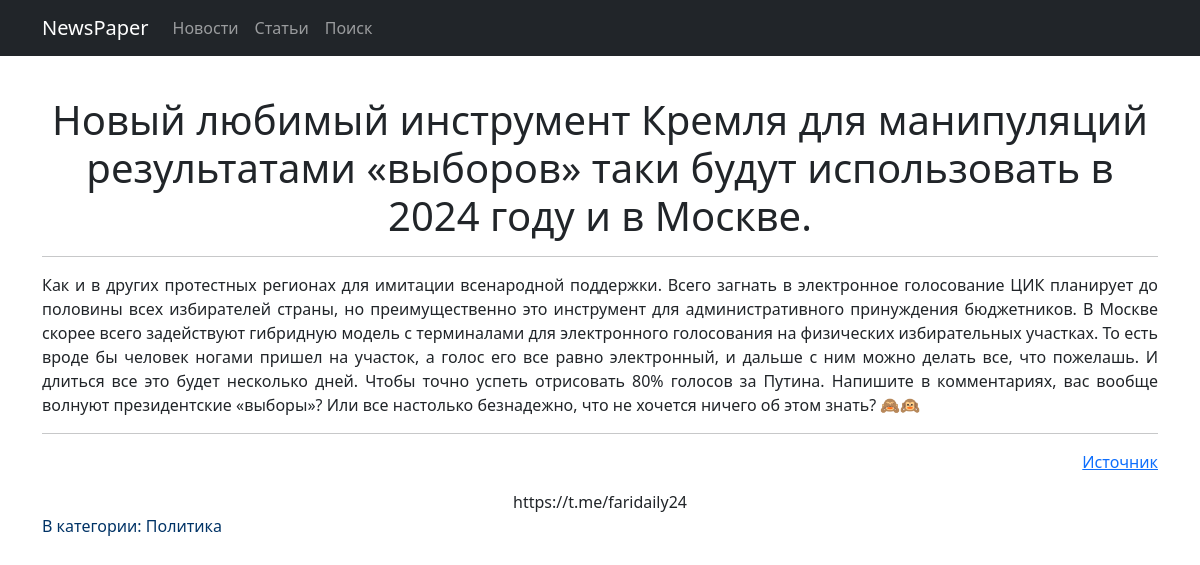
Screenshot of /news/3 with the database file from the repository.
### NewsPaper/models.py (models this page shows, shortened)
class News(models.Model):
    article = 'AR'
    news = 'NW'
    SELECT = [(article, 'статья'), (news, 'новость')]
    heading = models.CharField(max_length=150, unique=True)
    text = models.TextField(unique=True)
    category = models.ForeignKey(to='Category', on_delete=models.CASCADE, related_name='news')
    author = models.CharField(max_length=255)
    pub_date = models.DateTimeField(auto_now_add=True)
    type = models.CharField(max_length=2, choices=SELECT)

class Category(models.Model):
    name = models.CharField(max_length=30, unique=True)
    subscribers = models.ManyToManyField(User, blank=True,  null=True, related_name='categories')
    def __str__(self):
        return self.name

### NewsPaper/views.py (the view)
# urls.py: path('<int:pk>', NewsDetail.as_view(), name='one_news'),
class NewsDetail(DetailView):
    model = News
    template_name = 'one_news.html'
    context_object_name = 'one_news'
    queryset = News.objects.all()
    def get_object(self, *args, **kwargs):
        obj = cache.get(f'news-{self.kwargs["pk"]}', None)
        if not obj:
            obj = super().get_object(queryset=self.queryset)
            cache.set(f'news-{self.kwargs["pk"]}', obj)
        return obj

### NewsPaper/templatetags/custom_filters.py (called while the page is built)
@register.filter()
def b_dictionary(value):
    for word in bullshit_dictionary:
        if word.lower() in value.lower():
            value = value.replace(word[2:], '*' * len(word))
    return value

### templates/one_news.html (shortened to what this page needs)
{% extends 'flatpages/default.html' %}
{% load custom_filters %}
{% load custom_tags %}
{% block content %}
<p>&nbsp;</p>
<h1>{{ one_news.heading|b_dictionary }}</h1>
<hr>
<blockquote><p style="text-align: justify;">{{ one_news.text|b_dictionary }}</p></blockquote>
<hr>
<blockquote>
<p style="text-align: right;"><a title="{{ one_news.author }} " href="{{ one_news.author }}" target="_blank" rel="noopener">Источник</a></p>
</blockquote>
{{ one_news.author }}
<p style="text-align: left;"><span style="color: #003366;">В категории: {{ one_news.category }}</span></p>
{% endblock content %}

### rows the page displays
News: heading|b_dictionary "Новый любимый инструмент Кремля для манипуляций результатами «выборов» таки будут использовать в 2024 году и в Москве.", text|b_dictionary "Как и в других протестных регионах для имитации всенародной поддержки. Всего загнать в электронное голосование ЦИК планирует до половины всех избирателей страны, но преимущественно это инструмент для административного принуждения бюджетников. В Москве скорее всего задействуют гибридную модель с терминалами для электронного голосования на физических избирательных участках. То есть вроде бы человек ногами пришел на участок, а голос его все равно электронный, и дальше с ним можно делать все, что пожелашь. И длиться все это будет несколько дней. Чтобы точно успеть отрисовать 80% голосов за Путина. Напишите в комментариях, вас вообще волнуют президентские «выборы»? Или все настолько безнадежно,…", author "https://t.me/faridaily24", category "Политика"
